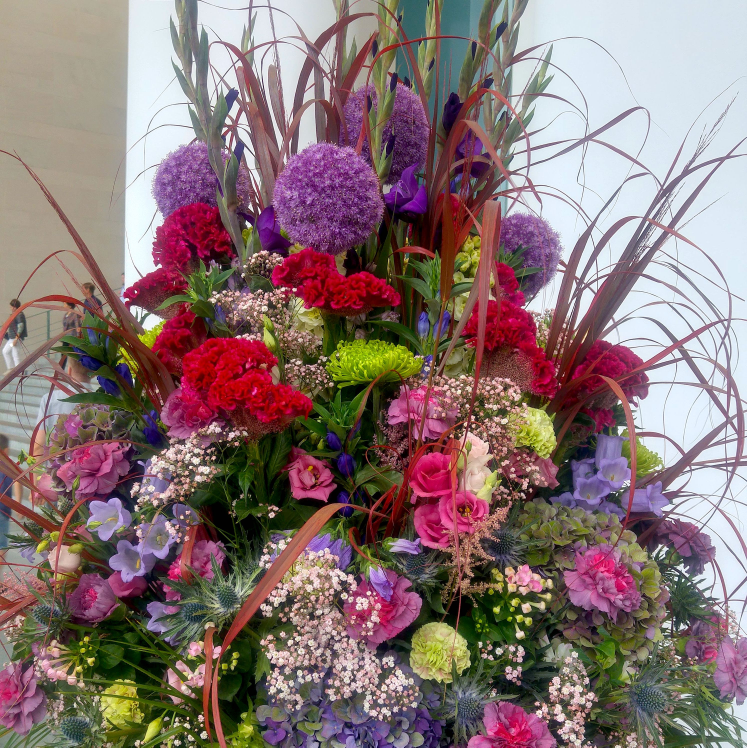
#> input picture 01_Image_Basics/Blooms.jpg, 2988 x 2989 px (shown at 1/4 size)
$ jupyter execute 02_Image_in_cv2.ipynb   (shell and % lines are left out)
#> lines starting #> are read from the running program, lines starting #| are printed output that depends on the picture
[cell 1]
import numpy as np
import cv2
import matplotlib.pyplot as plt

[cell 2]
img = cv2.imread("Blooms.jpg")
#> img is the input picture: shape (2989, 2988, 3); mean B, G, R 114.6, 115.1, 136.2
img

### OpenCV has a different channel order -> BGR, not RGB as in Matplotlib

[cell 3]
plt.imshow(img);

### Convert to right rgb colors

[cell 4]
# Covert BGR to RGB - there are many different types of convert
img_rgb = cv2.cvtColor(img, cv2.COLOR_BGR2RGB)

[cell 5]
img_rgb.shape
#> Out = (2989, 2988, 3)

[cell 6]
plt.imshow(img_rgb);

### Load directly image in gray

[cell 7]
img_gray = cv2.imread('Blooms.jpg', cv2.IMREAD_GRAYSCALE)
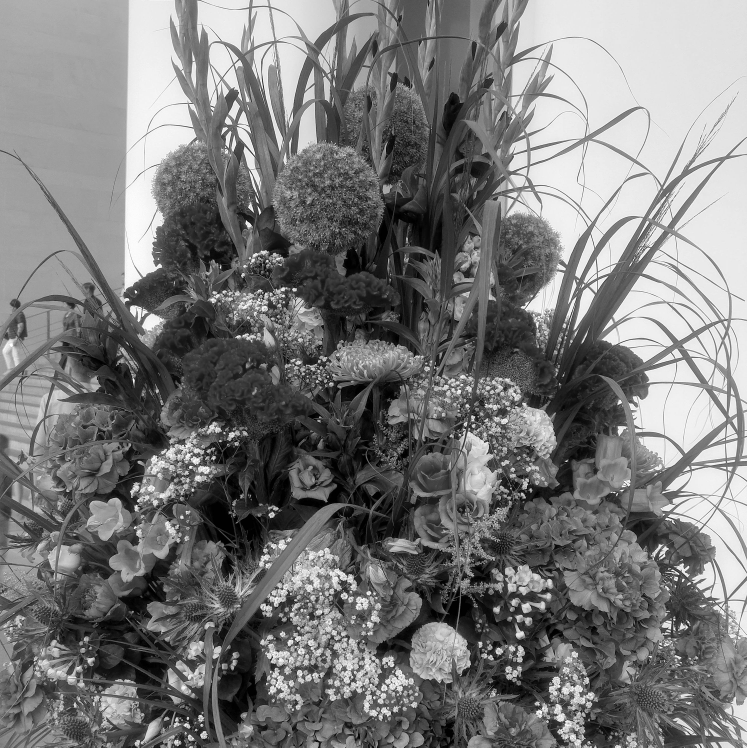
#> img_gray: shape (2989, 2988) (shown at 1/4 size); min 0, max 255, mean 121.3
plt.imshow(img_gray, cmap='gray');

[cell 8]
img_gray.shape
#> Out = (2989, 2988)

### Resize image

[cell 9]
img = cv2.resize(img_rgb, (1500, 1000))
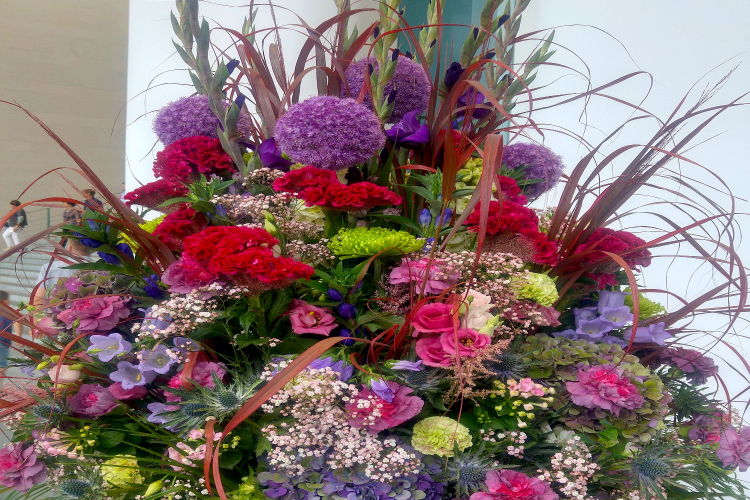
#> img: shape (1000, 1500, 3) (shown at 1/2 size); mean R, G, B 136.1, 115, 114.5
plt.imshow(img);

#### Caution -> hight and width change order in shape

[cell 10]
img.shape
#> Out = (1000, 1500, 3)

### Use ratios

[cell 11]
w_ratio = 0.2
h_ratio = 0.5

[cell 12]
img_ratio = cv2.resize(img_rgb,(0,0),img,w_ratio,h_ratio)
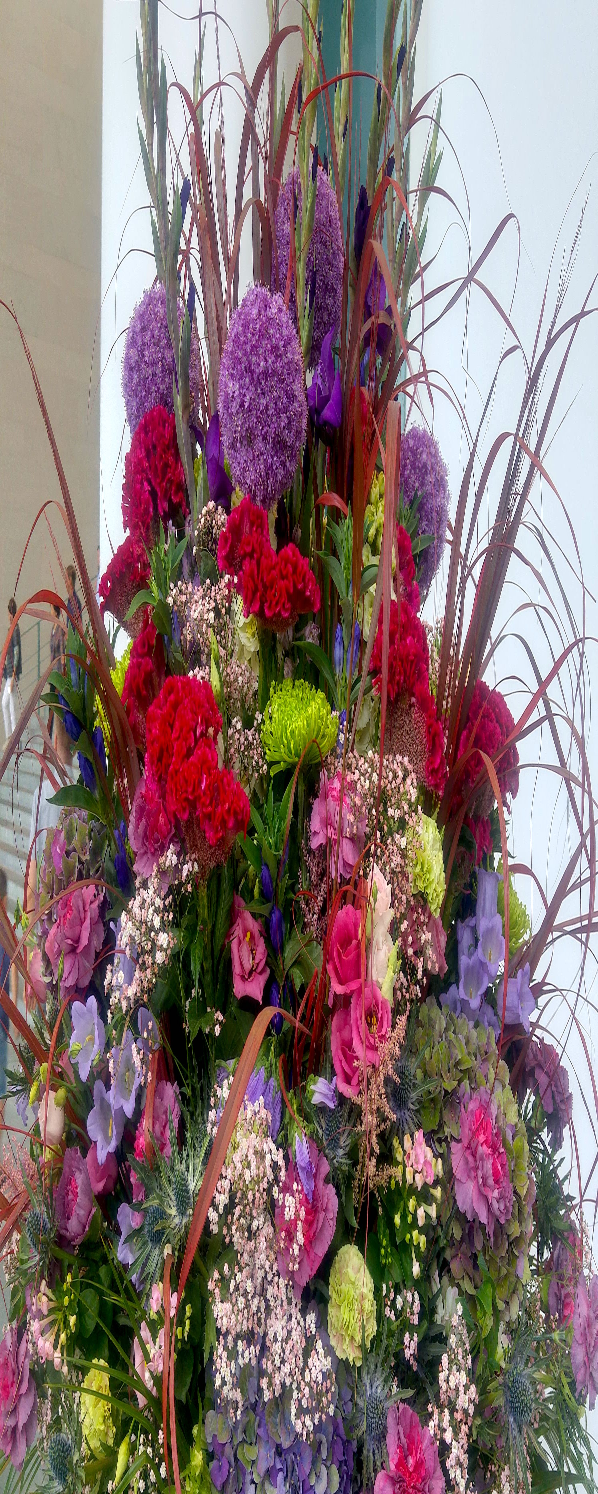
#> img_ratio: shape (1494, 598, 3); mean R, G, B 136.5, 115.4, 114.9

[cell 13]
plt.imshow(img_ratio);

### Flip image

[cell 14]
img_flip = cv2.flip(img_ratio, 0) # 0 means x axis, 1 y axis
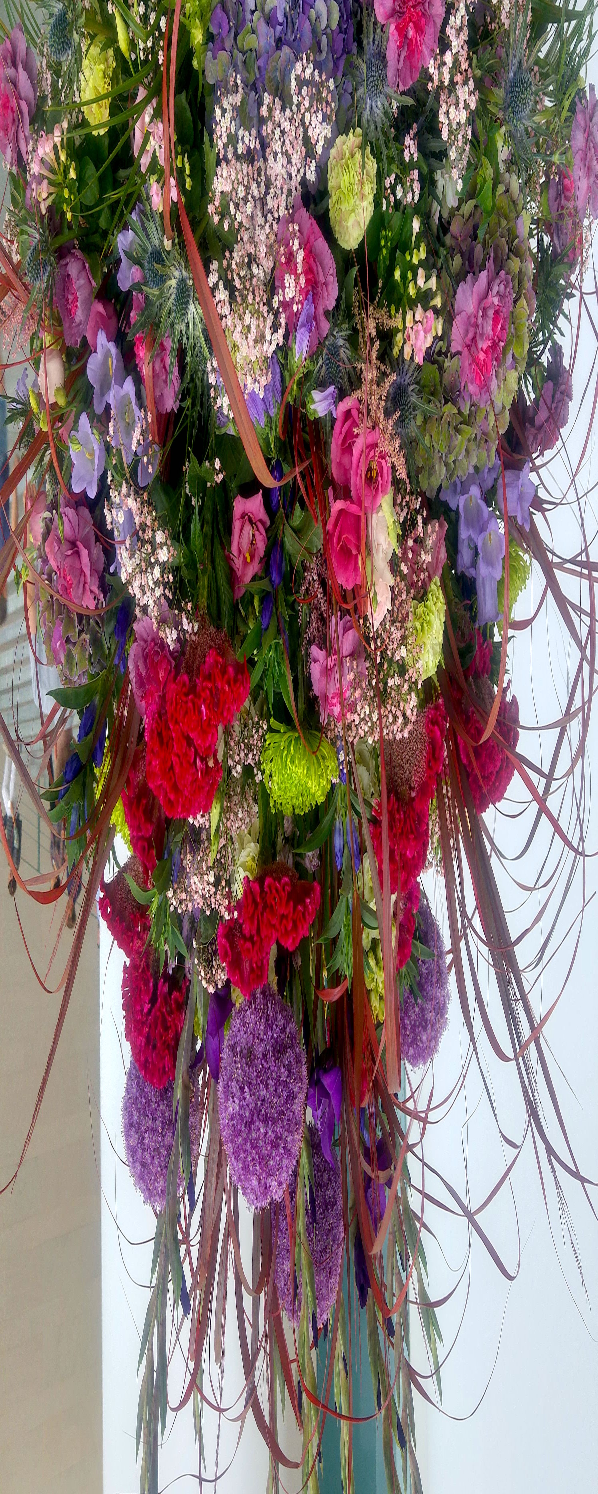
#> img_flip: shape (1494, 598, 3); mean R, G, B 136.5, 115.4, 114.9
plt.imshow(img_flip);

### Save the changed images

[cell 15]
#cv2.imwrite('new_blooms.jpg', img_flip)

### Change image size in notebook

[cell 16]
fig = plt.figure(figsize=(15,12))
ax = fig.add_subplot(111)
ax.imshow(img_flip);

### Visualizing histograms with Matplotlib

[cell 17]
img_rgb_blue = img_rgb[:, :, 2]
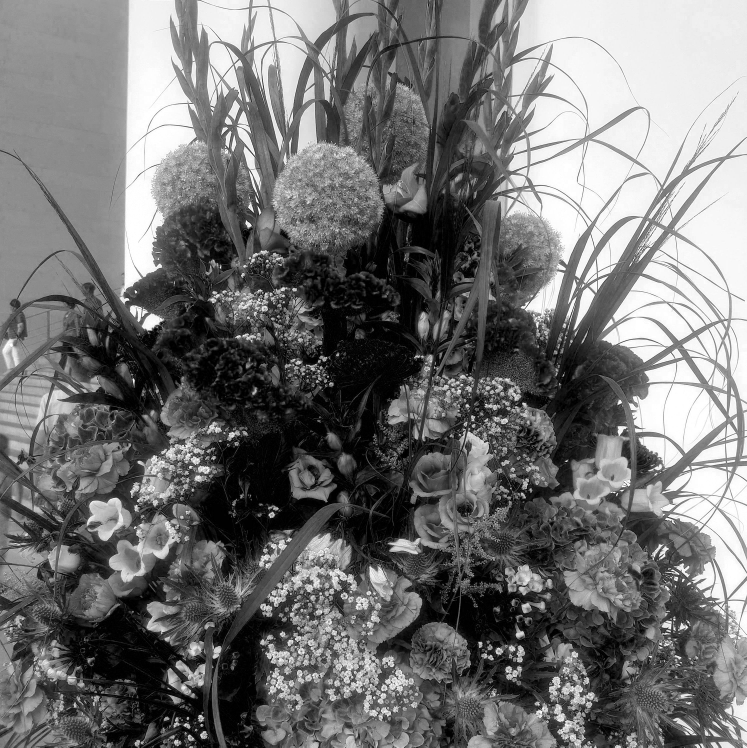
#> img_rgb_blue: shape (2989, 2988) (shown at 1/4 size); min 0, max 255, mean 114.6
plt.hist(img_rgb_blue.ravel(), bins=256)
plt.title('Blue histogram')
plt.show()
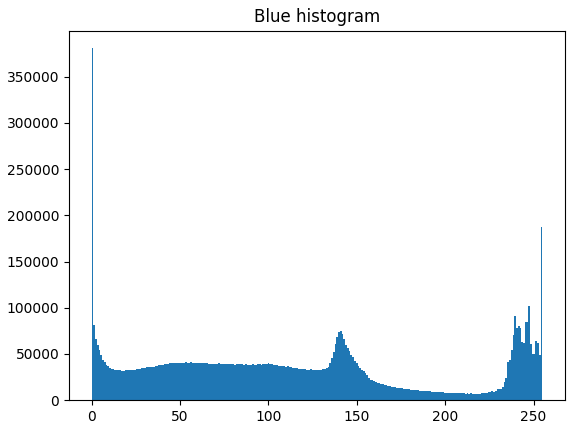
#> figure drawn by matplotlib, 1 panel; tallest bar 380928 high, from x = 0 to 0.996
